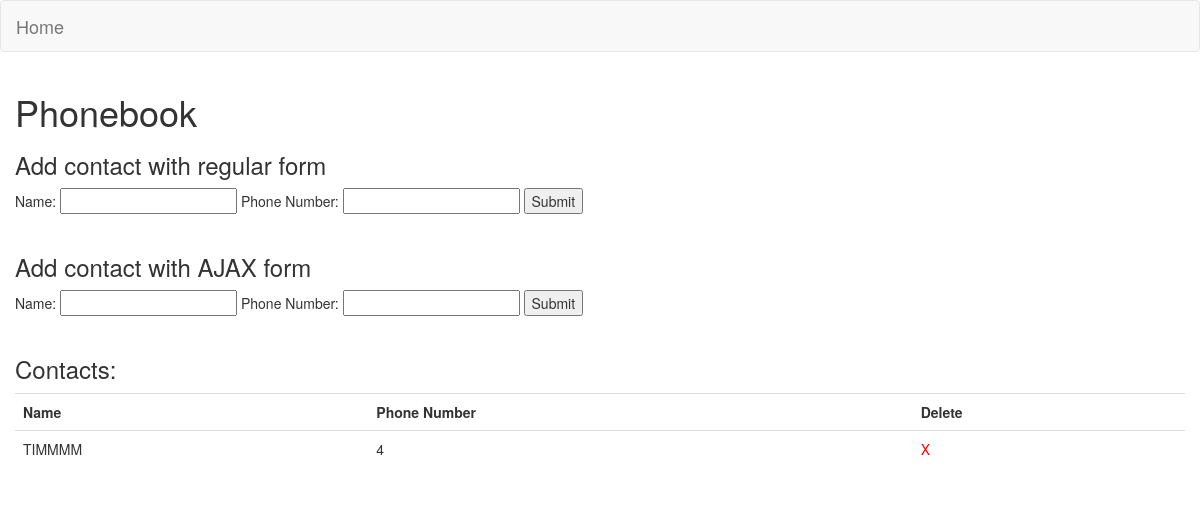
Before: /phonebook/ with the older database file.
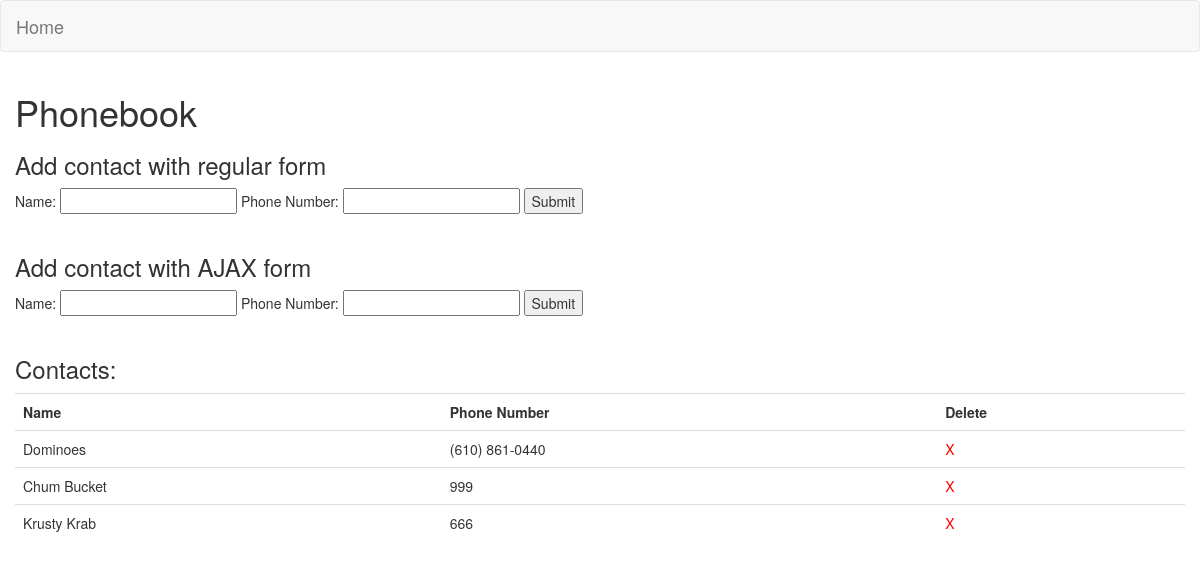
After: the same page with the newer database file.
### phonebook/models.py (models this page shows, shortened)
class Contact(models.Model):
    id=models.AutoField(primary_key=True)
    name=models.CharField(max_length=200)
    number=models.CharField(max_length=200)

### phonebook/views.py (the view, shortened to what this page needs)
# urls.py: path('phonebook/',include('phonebook.urls'))
def phonebook(request):
    if(request.GET.get('deleteContact')):
        tid=request.GET.get('deleteContact')
        contact=Contact.objects.get(id=tid)
        contact.delete()
    contacts= Contact.objects.all()
    content={'contacts':contacts}
    return render(request, "phonebook/phonebook.html",content)

### phonebook/templates/phonebook/phonebook.html (shortened to what this page needs)
{% extends 'home/base.html'%}
{% block content %}
<h1>
    Phonebook
</h1>
<h3>Add contact with regular form</h3>
<div id="addContactDiv1">
<form method="POST" id="newcontact1" autocomplete="off">
Name:
<input id="newContactName1" type = "text" name = "newContactName1">
Phone Number:
<input id="newContactNumber1" type = "text" name = "newContactNumber1">
<input type="submit" value="Submit">
</form>
</div>
<h3>Add contact with AJAX form</h3>
<div id="addContactDiv2">
<form method="POST" id="newcontact2" autocomplete="off" onsubmit="return addContact(event)">
Name:
<input id="newContactName2" type = "text" name = "newContactName2">
Phone Number:
<input id="newContactNumber2" type = "text" name = "newContactNumber2">
<input type="submit" value="Submit">
</form>
</div>
{% if contacts %}
<h3>Contacts: </h3>
<table class="table">
    <tr>
      <th>Name</th>
      <th>Phone Number</th>
      <th>Delete</th>
    </tr>
    {% for p in contacts %}
    <tr>
        <td>{{p.name}}</td>
        <td>{{p.number}}</td>
        <td><a href="" style="color:red;" onclick="return deleteContact(event, '{{p.id}}')">X</a></td>
    </tr>
    {% endfor %}
  </table>
{% endif %}
{% endblock %}

### home/templates/home/base.html (shortened to what this page needs)
<!DOCTYPE html>
<html lang="en">
  <head>
	<link rel="stylesheet" href="https://maxcdn.bootstrapcdn.com/bootstrap/3.3.7/css/bootstrap.min.css">
  </head>
  <body>
	<div id="main">
	<nav class="navbar navbar-default">
	  <div class="container-fluid">
		<div class="navbar-header">
		  <a class="navbar-brand" href="{% url 'home' %}">Home</a>
		</div>
	  </div>
	</nav>
	<div class="container-fluid">
    {% block content%}
    {% endblock%}
	</div>
	</div>
	</body>
</html>

Changed rows visible on the page:
removed Contact: name "TIMMMM", number "4"
added Contact: name "Dominoes", number "(610) 861-0440"
added Contact: name "Chum Bucket", number "999"
added Contact: name "Krusty Krab", number "666"
